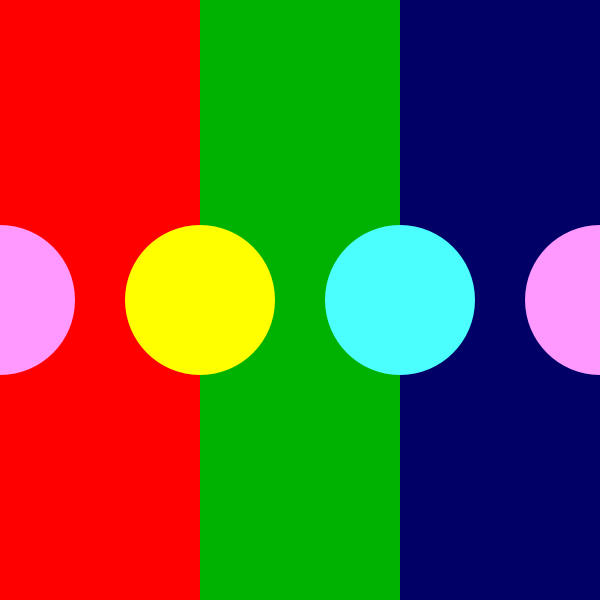
Frame 1 (no input)
Frame 60 (the mouse pressed at the canvas centre just before this capture): identical to frame 1, image omitted
Frame 120 (the mouse held since frame 60 and released just before this capture): identical to frame 1, image omitted

The Processing sketch that drew this single still picture (run headless with seeded random() and noise(); from frame 60 on, the mouse is pressed at the canvas centre):

// Processing sketch: ej03a_modelo_color_hsb
// ── ej03a_modelo_color_hsb.pde
/*
  Modelo de Color HSB
  colorMode( HSB );  --> en setup!
  
  H = Hue (tono)
  S = Saturation (saturación) -> pureza de color (blanco)
  B = Brightness (brillo) -> valor de negro
  
  IMPORTANTE: Afecta a los parámetros de todas las funciones de propiedades del color
  - background();
  - fill();
  - stroke();

*/

void setup(){
  size( 600, 600 );
  colorMode( HSB );
  colorMode( HSB, 360, 100, 100 );
  
  noStroke();
  
}

void draw(){
  
  // COLORES PRIMARIOS DE LA LUZ (sintesis aditiva)
  // > CAMBIO DE BRILLO
  
  //rojo: 0
  fill( 0, 100, 100 );
  rect( 0, 0, 200, height );
  
  //verde: 120
  fill( 120, 100, 70 );
  rect( 200, 0, 200, height );
  
  //azul: 240
  fill( 240, 100, 40 );
  rect( 400, 0, 200, height );
  
  // COLORES SECUNDARIOS DE LA LUZ (sintesis aditiva)
  // > CAMBIO DE SATURACIÓN
  
  //amarillo: 60
  fill( 60, 100, 100 );
  circle( 200, height/2, 150 );
  
  //cyan: 180
  fill( 180, 70, 100 );
  circle( 400, height/2, 150 );

  //magenta: 300
  fill( 300, 40, 100 );
  circle( 600, height/2, 150 );
  circle( 0, height/2, 150 );
  
  //visualizador del HUE
  //background( mouseX, 100, 70 );
  

}
